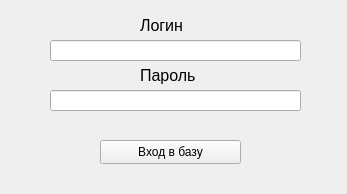
<?xml version="1.0" encoding="UTF-8"?>
<ui version="4.0">
 <class>MainWindow</class>
 <widget class="QMainWindow" name="MainWindow">
  <property name="geometry">
   <rect>
    <x>0</x>
    <y>0</y>
    <width>347</width>
    <height>194</height>
   </rect>
  </property>
  <property name="windowTitle">
   <string>Вход</string>
  </property>
  <widget class="QWidget" name="centralwidget">
   <widget class="QLineEdit" name="lineEdit">
    <property name="geometry">
     <rect>
      <x>50</x>
      <y>40</y>
      <width>251</width>
      <height>21</height>
     </rect>
    </property>
   </widget>
   <widget class="QLineEdit" name="lineEdit_2">
    <property name="geometry">
     <rect>
      <x>50</x>
      <y>90</y>
      <width>251</width>
      <height>21</height>
     </rect>
    </property>
    <property name="echoMode">
     <enum>QLineEdit::EchoMode::Password</enum>
    </property>
   </widget>
   <widget class="QPushButton" name="pushButton">
    <property name="geometry">
     <rect>
      <x>100</x>
      <y>140</y>
      <width>141</width>
      <height>24</height>
     </rect>
    </property>
    <property name="text">
     <string>Вход в базу</string>
    </property>
   </widget>
   <widget class="QLabel" name="label">
    <property name="geometry">
     <rect>
      <x>140</x>
      <y>60</y>
      <width>91</width>
      <height>31</height>
     </rect>
    </property>
    <property name="font">
     <font>
      <pointsize>12</pointsize>
     </font>
    </property>
    <property name="text">
     <string>Пароль</string>
    </property>
   </widget>
   <widget class="QLabel" name="label_2">
    <property name="geometry">
     <rect>
      <x>140</x>
      <y>10</y>
      <width>91</width>
      <height>31</height>
     </rect>
    </property>
    <property name="font">
     <font>
      <pointsize>12</pointsize>
     </font>
    </property>
    <property name="text">
     <string>Логин</string>
    </property>
   </widget>
  </widget>
 </widget>
 <resources/>
 <connections/>
</ui>
